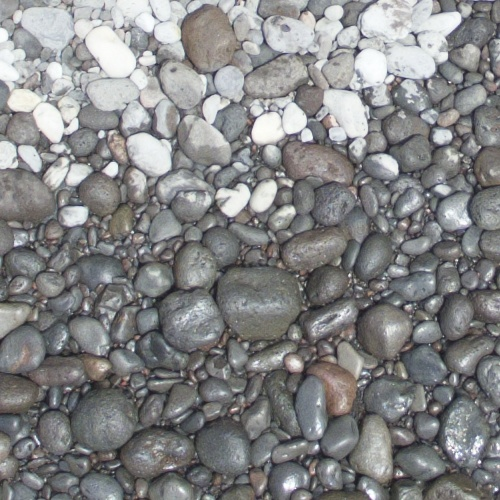
#> input picture cropImages/image33/fragment28.jpg, 500 x 500 px, found by its file name
$ python partial2mau.py
#> lines starting #> are read from the running program, lines starting #| are printed output that depends on the picture
import numpy as np
import cv2
from matplotlib import pyplot as plt
PATH_TO_DATASET = 'dataSet/DJI_'
PATH_TO_OUTPUT = 'cropImages/'
MIN_MATCH_COUNT = 2

img1 = cv2.imread(PATH_TO_OUTPUT+'image32/fragment28.jpg', flags=cv2.IMREAD_COLOR)         # queryImage
#> img1 is the input picture: shape (500, 500, 3); mean B, G, R 133.4, 132.7, 132.1
img2 = cv2.imread('test-enhanced.png') # trainImage
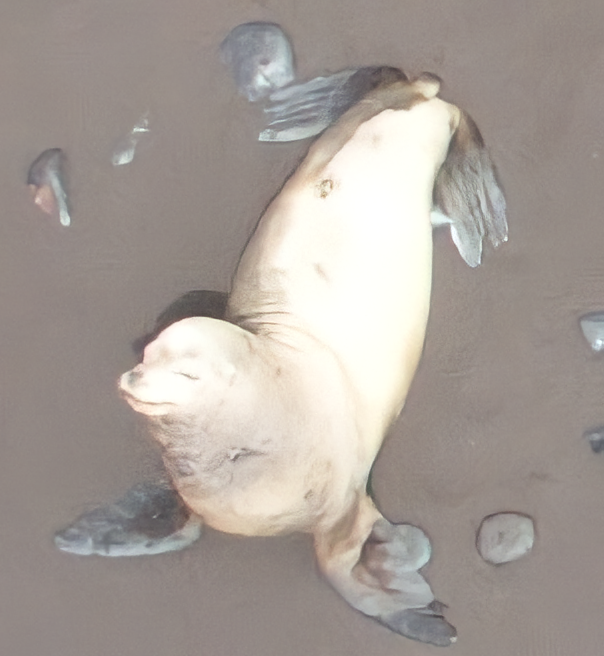
#> input picture test-enhanced.png, 604 x 656 px
#> img2 is the input picture: shape (656, 604, 3); mean B, G, R 152.2, 158.3, 166.8


gray2 = cv2.cvtColor(img2, cv2.COLOR_BGR2GRAY)
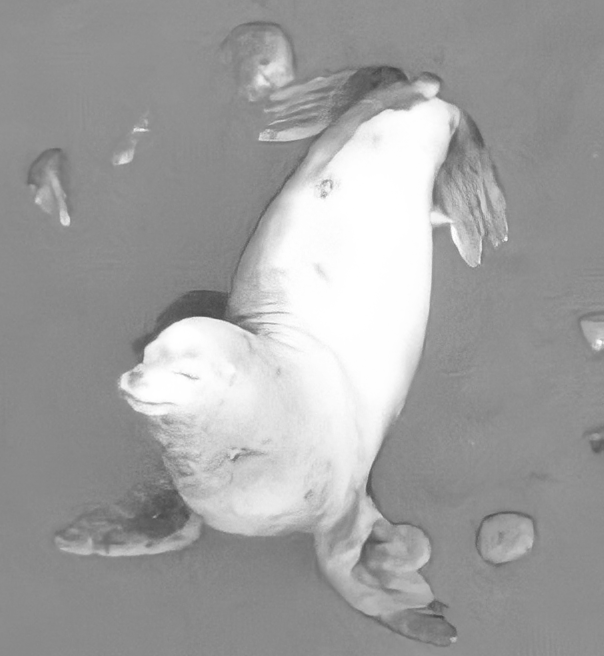
#> gray2: shape (656, 604); min 68, max 255, mean 160.1
kernel = np.array([[0, -1, 0],[-1, 5, -1],[0, -1, 0]])
trainGray = cv2.filter2D(src=gray2, ddepth=-1, kernel=kernel)


gray = cv2.cvtColor(img1, cv2.COLOR_BGR2GRAY)

# Histogram
wilImage = cv2.equalizeHist(gray)
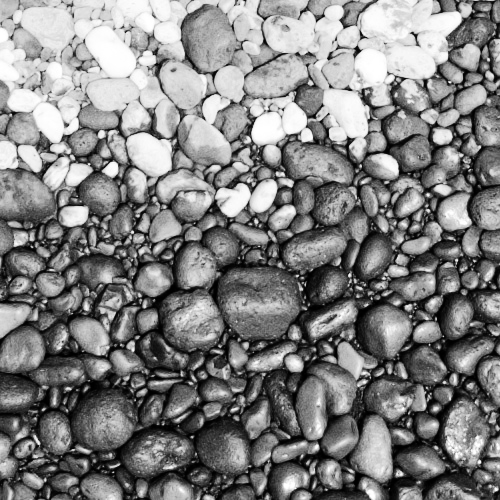
#> wilImage: shape (500, 500); min 0, max 255, mean 128.3


# Sharpening
kernel = np.array([[0, -1, 0],[-1, 5, -1],[0, -1, 0]])
wilImage = cv2.filter2D(src=wilImage, ddepth=-1, kernel=kernel)
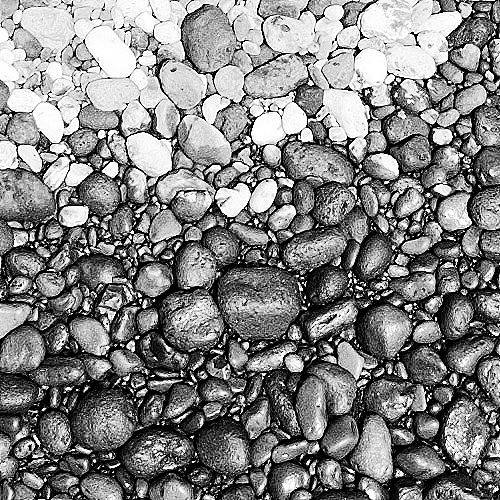
#> wilImage: shape (500, 500); min 0, max 255, mean 130.9


# Initiate SIFT detector
sift = cv2.SIFT_create()
# find the keypoints and descriptors with SIFT
kp1, des1 = sift.detectAndCompute(wilImage,None)
#> kp1 = 3476 keypoints; strongest (x, y, size): (474, 261, 2), (192, 437, 1.9), (410, 316, 2), (43, 409, 2.1)
kp2, des2 = sift.detectAndCompute(trainGray,None)
#> kp2 = 406 keypoints; strongest (x, y, size): (326, 181, 1.8), (481, 250, 1.8), (359, 254, 140.4), (141, 362, 2.2)
FLANN_INDEX_KDTREE = 1
index_params = dict(algorithm = FLANN_INDEX_KDTREE, trees = 5)
search_params = dict(checks = 50)
flann = cv2.FlannBasedMatcher(index_params, search_params)
matches = flann.knnMatch(des1,des2,k=2)
#> matches = 3476 matches
# store all the good matches as per Lowe's ratio test.
good = []
for m,n in matches:
    if m.distance < 0.7*n.distance:
        good.append(m)
#> after the loop, good = 4 matches
if len(good)>MIN_MATCH_COUNT:
    src_pts = np.float32([ kp1[m.queryIdx].pt for m in good ]).reshape(-1,1,2)
#> src_pts = [[51.2, 140.5], [251.9, 354.3], [293, 353.1], [430.4, 99.5]]
    dst_pts = np.float32([ kp2[m.trainIdx].pt for m in good ]).reshape(-1,1,2)
#> dst_pts = [[436.7, 98.66], [106.7, 541.1], [329.8, 125.6], [329.8, 125.6]]
    M, mask = cv2.findHomography(src_pts, dst_pts, cv2.RANSAC,5.0)
#> M = [[4.09, -3.84, 329.8], [1.56, -1.46, 125.6], [0.0124, -0.0116, 1]]; mask = [1, 1, 1, 1]
    matchesMask = mask.ravel().tolist()
#> matchesMask = [1, 1, 1, 1]
    h,w = wilImage.shape
#> h = 500; w = 500
    pts = np.float32([ [0,0],[0,h-1],[w-1,h-1],[w-1,0] ]).reshape(-1,1,2)
#> pts = [[0, 0], [0, 499], [499, 499], [499, 0]]
    dst = cv2.perspectiveTransform(pts,M)
#> dst = [[329.8, 125.6], [329.8, 125.6], [329.8, 125.6], [329.8, 125.6]]
    trainGray = cv2.polylines(trainGray,[np.int32(dst)],True,255,3, cv2.LINE_AA)
#> trainGray: shape (656, 604); min 0, max 255, mean 160.1
else:
    print( "Not enough matches are found - {}/{}".format(len(good), MIN_MATCH_COUNT) )
    matchesMask = None

draw_params = dict(matchColor = (0,255,0), # draw matches in green color
                singlePointColor = None,
                matchesMask = matchesMask, # draw only inliers
                flags = 2)
#> draw_params = 4 items
img3 = cv2.drawMatches(wilImage,kp1,trainGray,kp2,good,None,**draw_params)
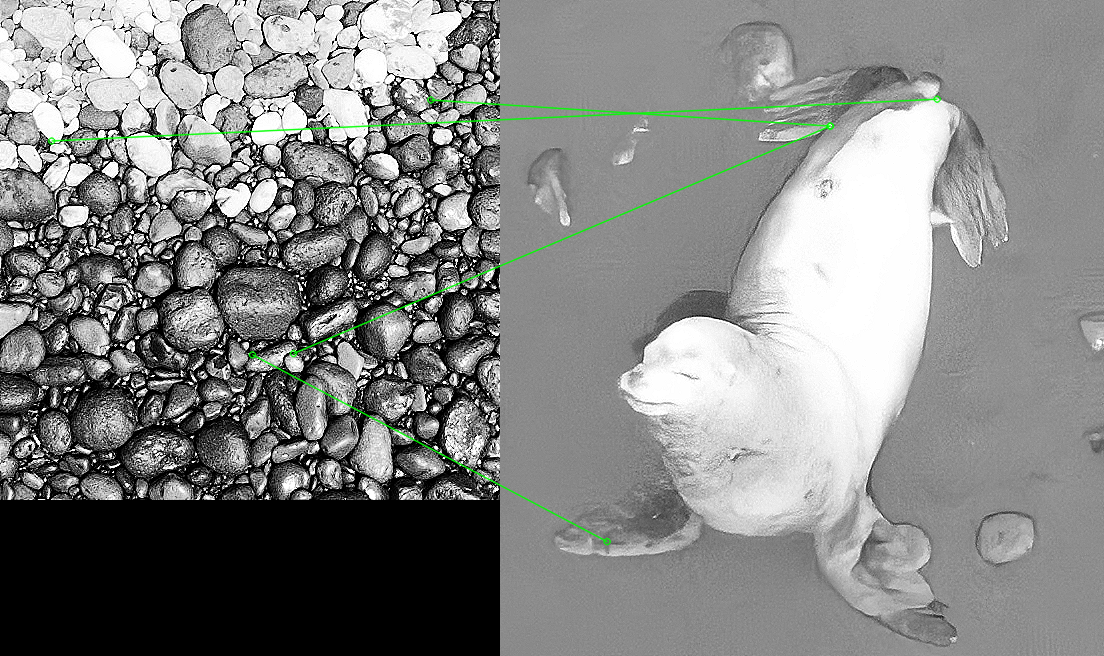
#> img3: shape (656, 1104, 3); mean of channels 0, 1, 2 132.2, 133.3, 132.2; drawn as B, G, R
plt.imshow(img3, 'gray'),plt.show()
